Frame 1 (no input): blank canvas, image omitted
Frame 60 (the mouse pressed at the canvas centre just before this capture): blank canvas, image omitted
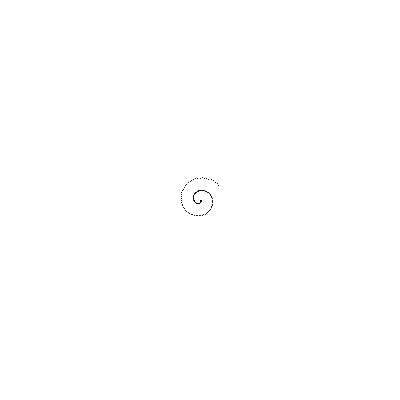
Frame 120 (the mouse held since frame 60 and released just before this capture)

The Processing sketch whose frames 1 and 60 were blank and that drew this single picture after the mouse press (run headless with seeded random() and noise(); from frame 60 on, the mouse is pressed at the canvas centre):

// Processing sketch: spiral101
// ── spiral101.pde
float theta = 0;
float r = 0;

void setup() {
  size(400, 400);
  background(255);
}

void draw() {
  //background(255);
  
  translate(width/2, height/2);
  //fill(100);
  //noStroke();
  float x = r * cos(theta);
  float y = r * sin(theta);
  point(x, y);
  point(x,y);

  
  theta += 0.1; 
  r += 0.2;
  

}
